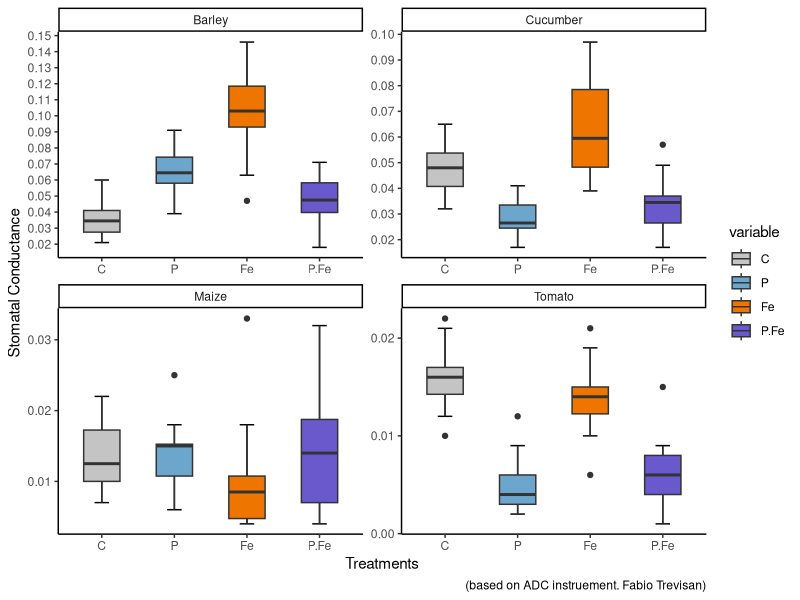
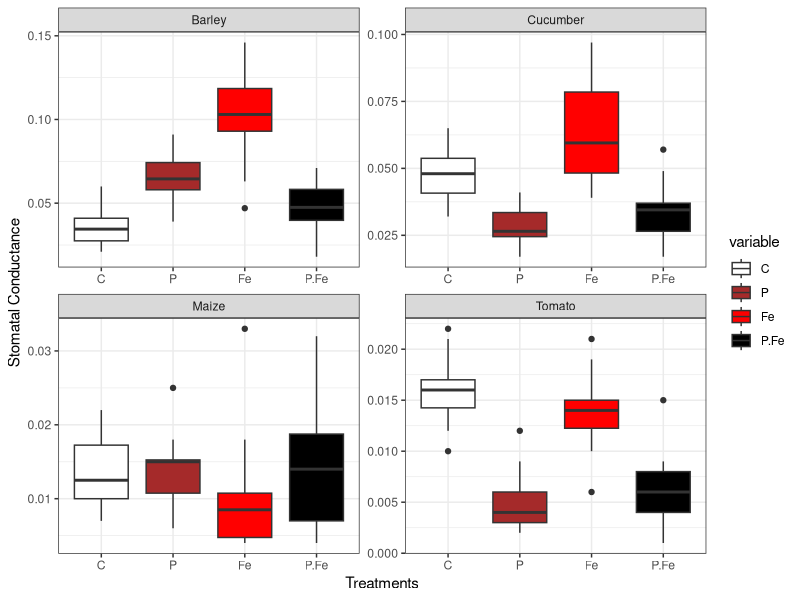
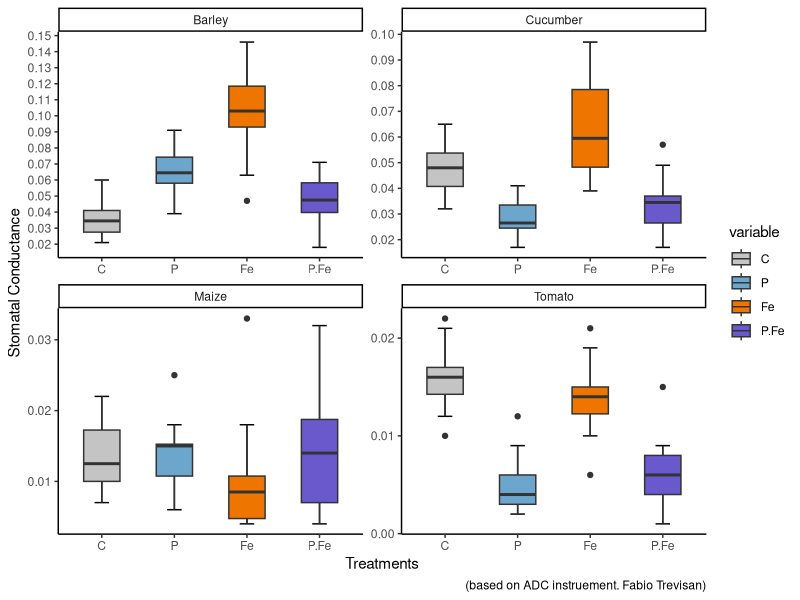

Recreate these plots in R, in order.
library(readr)
library(ggpubr)
library(ggplot2)
library(reshape2)
library(tidyverse)
library(dplyr)


table <- read.csv("Stom.Cond._R_data .csv", sep=";",
                  header=T)

#table<-table %>% select(1,2,3:6)
table

table1<-melt(table, id=c("Species"))
melt(table, id=c("Species")) 

#or
table_1_sum<-table1 %>% 
  group_by(Species)

#remove missing values
Table_2_sum <- table_1_sum %>% drop_na(value)


my_comparisons <-list(c("C","P"), c("C","Fe"), c("C","P/Fe"), c("P","Fe"), c("P","P/Fe"),c("Fe","P/Fe"))
compare_means(value ~ variable, group.by =  "Species", data = Table_2_sum, method = "t.test") 
p<-ggplot(Table_2_sum, aes(x= variable, value, fill=variable)) + theme_bw() + geom_boxplot() +
  facet_wrap(~Species, scales="free") + ylab("Stomatal Conductance") + xlab("Treatments") + scale_fill_manual(values=c("white","brown","red", "black"))
#p+stat_compare_means(comparisons = my_comparisons, label = "p.ajust",  method = "t.test", hide.ns = TRUE)+
  #theme_bw()+ylab("Stomatal Conductance")

ggsave(filename = "Stom.Cond.NOT_FINISHED.pdf", plot = last_plot(), dpi = 600, units = "cm", width = 92, height = 45, scale = 1)


# + geom_jitter() removed because of too many points!!


#more complete boxplot 
my_order<- c("C", "-P", "-Fe", "-P/-Fe")
ggplot(Table_2_sum, aes(x= variable, value, fill=variable))+  
  stat_boxplot(geom="errorbar", width=0.2)+
  geom_boxplot(width=0.5)+ 
  labs(caption ="(based on ADC instruement. Fabio Trevisan)")+ 
  theme(legend.position = "NONE") + theme_classic() +
  scale_y_continuous(breaks=seq(0,0.15,0.01)) +
  facet_wrap(~Species, scales="free") + ylab("Stomatal Conductance") + xlab("Treatments") + scale_fill_manual(values=c("grey77", "skyblue3", "darkorange2", "slateblue3"))

ggsave(filename = "Stom.Cond.Combined.pdf", plot = last_plot(), dpi = 600, units = "cm", width = 60, height = 50, scale = 0.5)
